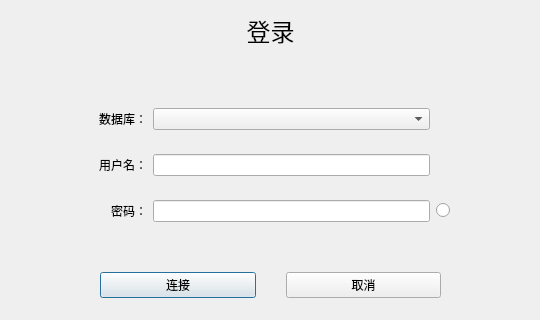
<?xml version="1.0" encoding="UTF-8"?>
<ui version="4.0">
 <class>LoginDialog</class>
 <widget class="QDialog" name="LoginDialog">
  <property name="geometry">
   <rect>
    <x>0</x>
    <y>0</y>
    <width>540</width>
    <height>320</height>
   </rect>
  </property>
  <property name="windowTitle">
   <string>Dialog</string>
  </property>
  <widget class="QWidget" name="gridLayoutWidget">
   <property name="geometry">
    <rect>
     <x>-1</x>
     <y>80</y>
     <width>551</width>
     <height>171</height>
    </rect>
   </property>
   <layout class="QGridLayout" name="gridLayout">
    <property name="leftMargin">
     <number>100</number>
    </property>
    <property name="topMargin">
     <number>10</number>
    </property>
    <property name="rightMargin">
     <number>100</number>
    </property>
    <property name="bottomMargin">
     <number>10</number>
    </property>
    <item row="2" column="1">
     <widget class="QLineEdit" name="editPassword">
      <property name="echoMode">
       <enum>QLineEdit::EchoMode::Password</enum>
      </property>
     </widget>
    </item>
    <item row="0" column="1">
     <widget class="QComboBox" name="comboDatabase"/>
    </item>
    <item row="1" column="1">
     <widget class="QLineEdit" name="editUsername"/>
    </item>
    <item row="1" column="0">
     <widget class="QLabel" name="label_2">
      <property name="text">
       <string>用户名：</string>
      </property>
      <property name="alignment">
       <set>Qt::AlignmentFlag::AlignRight|Qt::AlignmentFlag::AlignTrailing|Qt::AlignmentFlag::AlignVCenter</set>
      </property>
     </widget>
    </item>
    <item row="0" column="0">
     <widget class="QLabel" name="label">
      <property name="text">
       <string>数据库：</string>
      </property>
      <property name="alignment">
       <set>Qt::AlignmentFlag::AlignRight|Qt::AlignmentFlag::AlignTrailing|Qt::AlignmentFlag::AlignVCenter</set>
      </property>
     </widget>
    </item>
    <item row="2" column="0">
     <widget class="QLabel" name="label_3">
      <property name="text">
       <string>密码：</string>
      </property>
      <property name="alignment">
       <set>Qt::AlignmentFlag::AlignRight|Qt::AlignmentFlag::AlignTrailing|Qt::AlignmentFlag::AlignVCenter</set>
      </property>
     </widget>
    </item>
    <item row="2" column="2">
     <widget class="QRadioButton" name="radioPassword">
      <property name="text">
       <string/>
      </property>
     </widget>
    </item>
   </layout>
  </widget>
  <widget class="QLabel" name="login">
   <property name="geometry">
    <rect>
     <x>0</x>
     <y>0</y>
     <width>541</width>
     <height>61</height>
    </rect>
   </property>
   <property name="font">
    <font>
     <pointsize>18</pointsize>
    </font>
   </property>
   <property name="text">
    <string>登录</string>
   </property>
   <property name="alignment">
    <set>Qt::AlignmentFlag::AlignCenter</set>
   </property>
  </widget>
  <widget class="QWidget" name="horizontalLayoutWidget">
   <property name="geometry">
    <rect>
     <x>0</x>
     <y>250</y>
     <width>541</width>
     <height>71</height>
    </rect>
   </property>
   <layout class="QHBoxLayout" name="horizontalLayout_2">
    <property name="spacing">
     <number>30</number>
    </property>
    <property name="leftMargin">
     <number>100</number>
    </property>
    <property name="topMargin">
     <number>20</number>
    </property>
    <property name="rightMargin">
     <number>100</number>
    </property>
    <property name="bottomMargin">
     <number>20</number>
    </property>
    <item>
     <widget class="QPushButton" name="btnConnect">
      <property name="text">
       <string>连接</string>
      </property>
     </widget>
    </item>
    <item>
     <widget class="QPushButton" name="btnCancel">
      <property name="text">
       <string>取消</string>
      </property>
     </widget>
    </item>
   </layout>
  </widget>
 </widget>
 <resources/>
 <connections/>
</ui>
